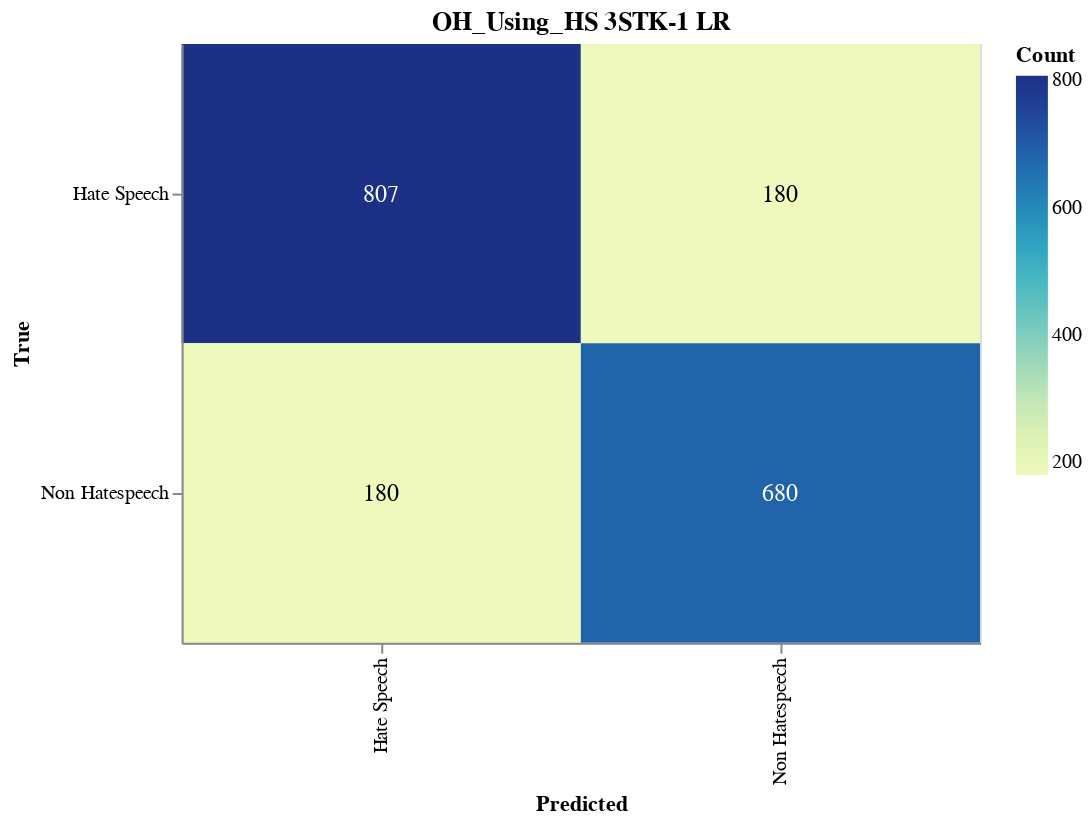

Notebook code cell kept with this figure:
### Markdown cell above
#### Save CM

### Code cell
import altair as alt
import altair_saver
import pandas as pd
from sklearn.metrics import confusion_matrix

# Calculate the confusion matrix
cm = confusion_matrix(y_val, adjusted_predictions)

# Define class names
class_names = ['Hate Speech', 'Non Hatespeech']

# Convert confusion matrix to DataFrame
cm_df = pd.DataFrame(cm, index=class_names, columns=class_names).reset_index().melt(id_vars='index')
cm_df.columns = ['True', 'Predicted', 'Count']

# Ensure the order of categories
cm_df['True'] = pd.Categorical(cm_df['True'], categories=class_names, ordered=True)
cm_df['Predicted'] = pd.Categorical(cm_df['Predicted'], categories=class_names, ordered=True)

# Create the Altair plot
heatmap = alt.Chart(cm_df).mark_rect().encode(
    x=alt.X('Predicted:O', sort=class_names),
    y=alt.Y('True:O', sort=class_names),
    color='Count:Q',
    tooltip=['True', 'Predicted', 'Count']
).properties(
    width=400,
    height=300,
    title='OH_Using_HS 3STK-1 LR'
)

# Add text labels
text = heatmap.mark_text(
    align='center',
    baseline='middle',
    fontSize=12
).encode(
    text='Count:Q',
    color=alt.condition(
        alt.datum.Count > cm.max() / 2,
        alt.value('white'),
        alt.value('black')
    )
)

# Combine heatmap and text
final_chart = heatmap + text

# Display the plot
final_chart.show()

### Figure 1 — Vega-Lite specification as saved in the notebook (floating-point values rounded to 4 significant figures)
{"config": {"view": {"continuousWidth": 300, "continuousHeight": 300}}, "layer": [{"mark": {"type": "rect"}, "encoding": {"color": {"field": "Count", "type": "quantitative"}, "tooltip": [{"field": "True", "type": "ordinal"}, {"field": "Predicted", "type": "ordinal"}, {"field": "Count", "type": "quantitative"}], "x": {"field": "Predicted", "sort": ["Hate Speech", "Non Hatespeech"], "type": "ordinal"}, "y": {"field": "True", "sort": ["Hate Speech", "Non Hatespeech"], "type": "ordinal"}}, "title": "OH_Using_HS 3STK-1 LR"}, {"mark": {"type": "text", "align": "center", "baseline": "middle", "fontSize": 12}, "encoding": {"color": {"condition": {"test": "(datum.Count > 403.5)", "value": "white"}, "value": "black"}, "text": {"field": "Count", "type": "quantitative"}, "tooltip": [{"field": "True", "type": "ordinal"}, {"field": "Predicted", "type": "ordinal"}, {"field": "Count", "type": "quantitative"}], "x": {"field": "Predicted", "sort": ["Hate Speech", "Non Hatespeech"], "type": "ordinal"}, "y": {"field": "True", "sort": ["Hate Speech", "Non Hatespeech"], "type": "ordinal"}}, "title": "OH_Using_HS 3STK-1 LR"}], "data": {"name": "data-c10c1433e7a391af25ac370fd2fbe6af"}, "height": 300, "width": 400, "$schema": "https://vega.github.io/schema/vega-lite/v5.17.0.json", "datasets": {"data-c10c1433e7a391af25ac370fd2fbe6af": [{"True": "Hate Speech", "Predicted": "Hate Speech", "Count": 807}, {"True": "Non Hatespeech", "Predicted": "Hate Speech", "Count": 180}, {"True": "Hate Speech", "Predicted": "Non Hatespeech", "Count": 180}, {"True": "Non Hatespeech", "Predicted": "Non Hatespeech", "Count": 680}]}}
